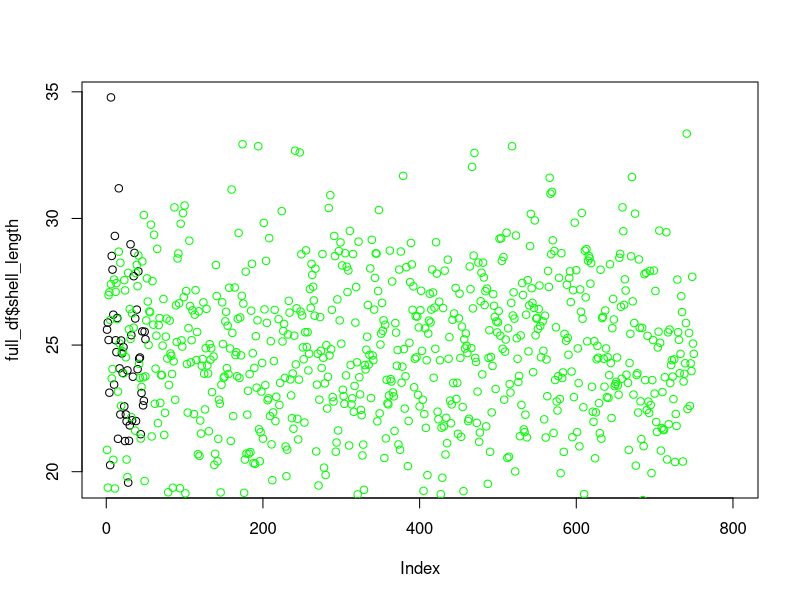

Recreate this plot in R.
library(mice)
library(tidyverse)

zero <- read.csv("../data/oyster_zeropoint.csv")

# create a character vector for site
site <- c(rep("A", times = 150), rep("B", times = 150),
          rep("C", times = 150), rep("D", times = 150),
          rep("E", times = 150)) 

# create a character vector for beach & raft subsites
b_r <- rep(c(rep("b", times = 75), rep("r", times = 75)), times = 5)

# create a vector for each of the five bags within each subsite & site
bag <- rep(c(rep("1", times = 15),rep("2", times = 15),
             rep("3", times = 15), rep("4", times = 15),
             rep("5", times = 15)), times = 10)

# create outplant time vector
outplant_time <- rep("0", times = 750)

# empty shell length vector
shell_length <- rep(NA, times = 750)

# create empty data frame to impute
empty_zero_data <- as.data.frame(cbind(site, b_r, bag, outplant_time))

# add relevant columns with dummy site, b_r, and bag columns to allow imputation
zero <- zero %>% 
  select(outplant_time, shell_length) %>% 
  mutate(site = "F", b_r = "b", bag = 1) 

# create appropriate classes to allow joining data
zero$site <- as.factor(zero$site)
zero$b_r <- as.factor(zero$b_r)
zero$bag <- as.factor(zero$bag)
zero$outplant_time <- as.factor(zero$outplant_time)
zero$shell_length <- as.numeric(zero$shell_length)

# join empty and real data
full_df <- zero %>% 
  full_join(empty_zero_data)

# use sample of 50 oysters to impute rest of data using EMB
zero_data <- mice(full_df, m = 5, method = "norm.nob",
                  seed = 1, maxit = 1)
regZd <- with(zero_data, lm(shell_length ~ 1))
regZdPool <- pool(regZd)

# create complete dataset
for (i in 1:zero_data$m) {
  oysters_zero <- complete(zero_data, i)
}

# remove real data
oysters_zero <- oysters_zero %>% 
  filter(site != "F")

# plot what the real and imputed data look like
plot(full_df$shell_length ~ 1)
points(oysters_zero$shell_length ~ 1, col = "green")

# write output
write.csv(oysters_zero, "../data/imputed_zero.csv")
